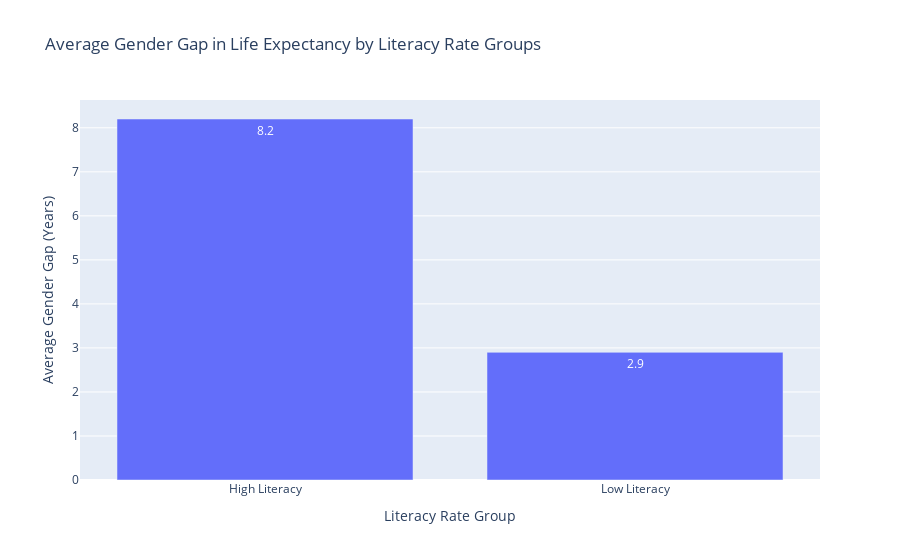

Notebook cell for this chart:
### Markdown cell above
### Step 8: Creating the Visualization
A bar chart is created to visualize the average gender gap in life expectancy for the two groups.

### Code cell
fig = px.bar(
    grouped_avg,
    x='Group',
    y='Gender Gap',
    title='Average Gender Gap in Life Expectancy by Literacy Rate Groups',
    labels={'Group': 'Literacy Rate Group', 'Gender Gap': 'Average Gender Gap (Years)'},
    text='Gender Gap'
)

fig.show()

### Figure 1 — Plotly figure (JSON) as saved in the notebook; plotly's stock layout.template omitted (floating-point values rounded to 4 significant figures)
{"data": [{"alignmentgroup": "True", "hovertemplate": "Literacy Rate Group=%{x}<br>Average Gender Gap (Years)=%{text}<extra></extra>", "legendgroup": "", "marker": {"color": "#636efa", "pattern": {"shape": ""}}, "name": "", "offsetgroup": "", "orientation": "v", "showlegend": false, "text": [8.2, 2.9], "textposition": "auto", "type": "bar", "x": ["High Literacy", "Low Literacy"], "xaxis": "x", "y": [8.2, 2.9], "yaxis": "y"}], "layout": {"barmode": "relative", "legend": {"tracegroupgap": 0}, "title": {"text": "Average Gender Gap in Life Expectancy by Literacy Rate Groups"}, "xaxis": {"anchor": "y", "domain": [0, 1], "title": {"text": "Literacy Rate Group"}}, "yaxis": {"anchor": "x", "domain": [0, 1], "title": {"text": "Average Gender Gap (Years)"}}}}
